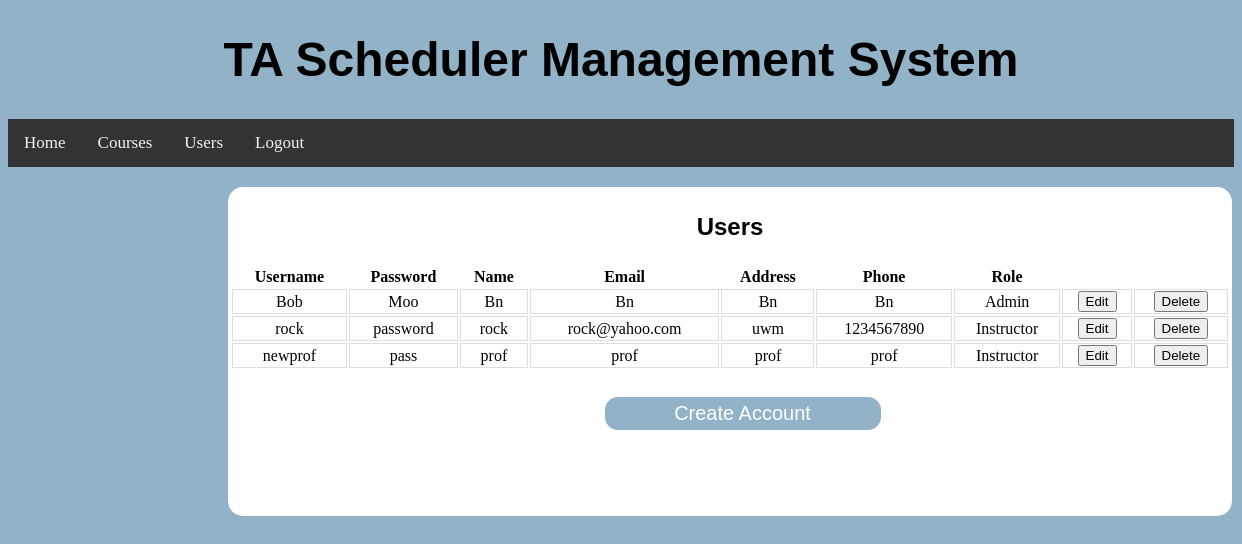
The app's page /users/ (signed in), older data.
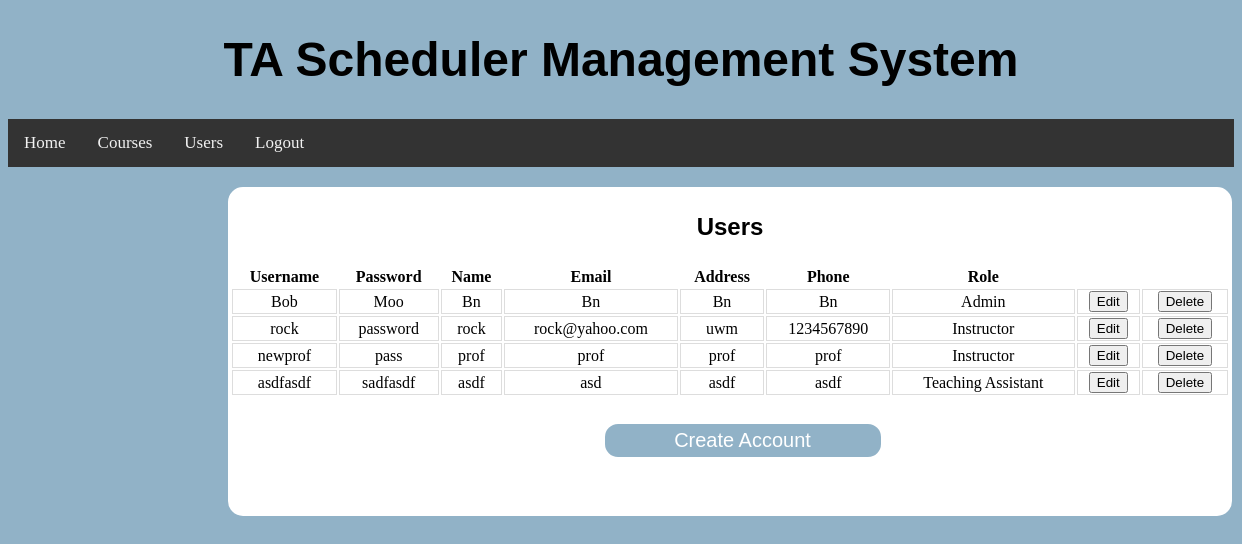
The same page, newer data.
### BackendWork/models.py (models this page shows, shortened)
class MyUser(models.Model):
    ROLE_CHOICES = (('Teaching Assistant', 'TEACHING_ASSISTANT'), ('Instructor', 'INSTRUCTOR'), ('Admin', 'ADMIN'))
    username = models.CharField(max_length=20)
    password = models.CharField(max_length=20)
    name = models.CharField(max_length=20)
    email = models.CharField(max_length=20)
    address = models.CharField(max_length=72)
    phone = models.CharField(max_length=10)
    role = models.CharField(max_length=30, choices=ROLE_CHOICES, default='Teaching Assistant')

### BackendWork/views.py (the view, shortened to what this page needs)
# urls.py: path("users/", Users.as_view()),
class Users(View):
    def get(self, request):
        m = request.session["role"]
        users = MyUser.objects.all()
        return render(request, "users.html", {'sessionUser': m, 'users': users})

### templates/users.html (shortened to what this page needs)
{% load static %}
<!DOCTYPE html>
<html lang="en">
<head>
    <link rel="stylesheet" type="text/css" href="{% static 'css/users.css' %}"/>
</head>
<div class="navContainer">
    <header class="header">
        <h1><a>TA Scheduler Management System</a></h1>
    </header>
    <div class="navigation">
        <li><a href="/home/">Home</a></li>
        <li><a href="/courses/">Courses</a></li>
        <li><a href="/users/">Users</a></li>
        <li><a href="/">Logout</a></li>
    </div>
</div>
<body>
<div class="container">
    <p class=header>Users</p>
    <div class="containerbox">
        <table>
            <tr>
                <th>Username</th>
                <th>Password</th>
                <th>Name</th>
                <th>Email</th>
                <th>Address</th>
                <th>Phone</th>
                <th>Role</th>
            </tr>
            <tr>
                {% for i in users %}
                     {% if editingUser == i.username %}
                         <form action="" method="post">
                         {% csrf_token %}
                             <td><input name="username" placeholder="{{ i.username }}"></td>
                             <td><input name="password" placeholder="{{ i.password }}"></td>
                             <td><input name="name" placeholder="{{ i.name }}"></td>
                             <td><input name="email" placeholder="{{ i.email }}"></td>
                             <td><input name="address" placeholder="{{ i.address }}"></td>
                             <td><input name="phone" placeholder="{{ i.phone }}"></td>
                             <td><input name="role" placeholder="{{ i.role }}"></td>
                             <td>
                                 <button name="saveUser" value="{{ i.username }}">Save</button>
                         </form>
                         <td>
                             <button>Cancel</button>
                         </td>
                    </td>
                    {% else %}
                         <td>{{ i.username }}</td>
                         <td>{{ i.password }}</td>
                         <td>{{ i.name }}</td>
                         <td>{{ i.email }}</td>
                         <td>{{ i.address }}</td>
                         <td>{{ i.phone }}</td>
                         <td>{{ i.role }}</td>
                         <td>
                             <form action="" method="post">
                                 <button name="editUser" value="{{ i.username }}">Edit</button>
                             </form>
                         </td>
                     {% endif %}
                    <td>
                        <button>Delete</button>
                    </td>
            </tr>
                {% endfor %}
        </table>
    </div>
        <div class="submit-button">
            <a href="../createAccount/"><button name="createAccountSubmit">Create Account</button></a>
        </div>
</div>
</body>
</html>

### TAScheduler/static/css/users.css (style rules this page uses)
html { background: rgb(145, 178, 199); }
.navigation { list-style-type: none; background-color: #333; position: sticky; width: 100%; overflow: auto; }
.navigation li a { float: left; color: #f2f2f2; text-align: center; padding: 14px 16px; text-decoration: none; font-size: 17px; background-color: #333; }
.header { font-family: 'Ubuntu', sans-serif; font-weight: bold; font-size: 24px; text-align: center; }
.th, td { border-bottom: 1px solid #ddd; border-left: 1px solid #ddd; border-top: 1px solid #ddd; border-right: 1px solid #ddd; }
.container { margin-top: 20px; width: 1000px; height: 325px; flex-direction: row; justify-content: center; align-items: center; margin-bottom: 6px; margin-left: 220px; border: 2px solid White; border-radius: 15px; background: white; text-align: center; }
.containerbox { display: grid; width: 1000px; gap: 50px; }
.submit-button { display: flex; flex-direction: column; margin-top: 25px; }
.submit-button button { font-size: 20px; padding: 5px 15px; border: 2px solid; border-radius: 15px; color: white; background: #91B2C7; width: 280px; cursor: pointer; margin-left: 25px; }

Row changes from the older to the newer data that the page shows:
added MyUser: username "asdfasdf", password "sadfasdf", name "asdf", email "asd", address "asdf", phone "asdf", role "Teaching Assistant"
